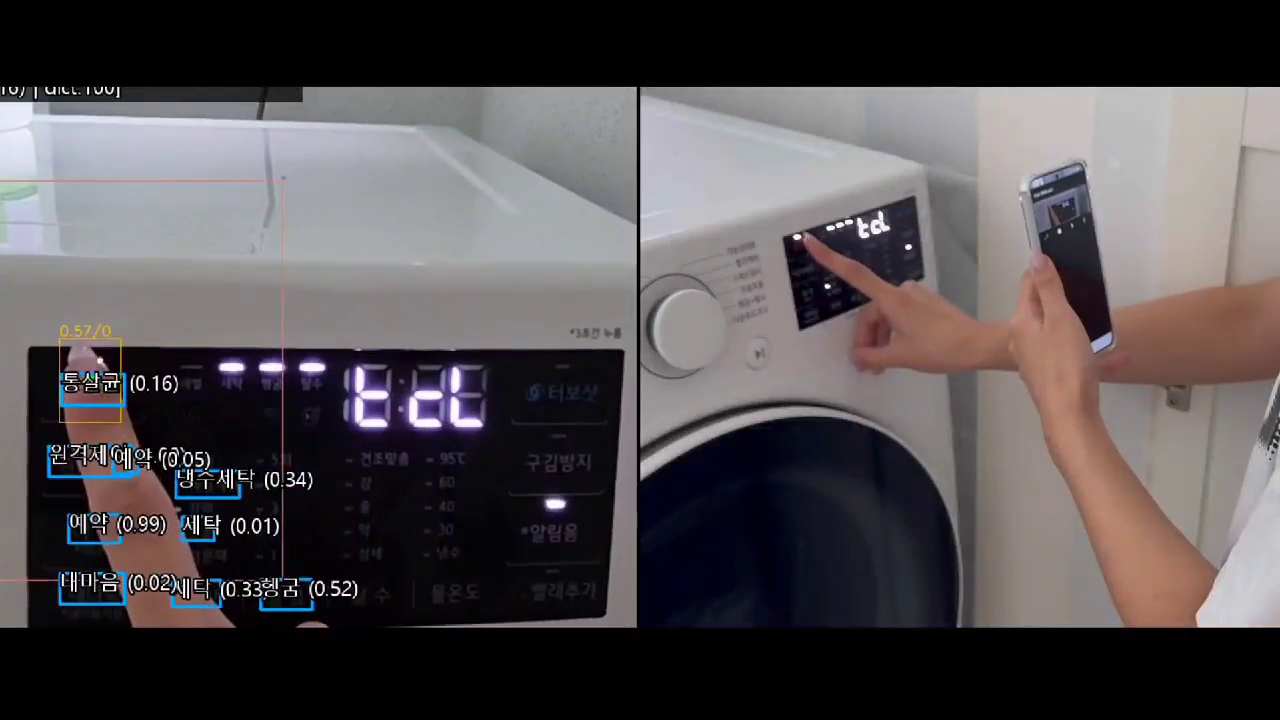
#> input picture frame 24 of assets/videos/control.mp4, 1280 x 720 px, given in place of slow_traffic_small.mp4, which was not available
$ jupyter execute --allow-errors skt_7_08_OpenCV2.ipynb   (shell and % lines are left out)   (text cells are left out)
#> lines starting #> are read from the running program, lines starting #| are printed output that depends on the picture; after the words box and inside, x2 and y2 are one past the last pixel; in counts of white or black regions, pixels touching at a corner belong together; pictures that were not available may be replaced by others from this repository, and a replacement may not be noted
[cell 1]
import cv2 as cv
import numpy as np
import matplotlib.pyplot as plt
print("OpenCV version:", cv.__version__)

[cell 2]
import os
if not os.path.exists('chessboard.jpg'):
    print("이미지 다운로드 실패. 직접 이미지를 업로드하세요.")
else:
    print("chessboard.jpg 다운로드 완료.")

[cell 3]
img_path = 'chessboard.jpg'
img = cv.imread(img_path)
#> (the rest of this cell did not finish here and is left out)

[cell 4]
blockSize = 2  # 주변 윈도우 크기
ksize = 3      # Sobel 마스크 크기
k = 0.04       # Harris 파라미터
#> (the rest of this cell did not finish here and is left out)

[cell 5]
max_corners = 100  # 검출할 코너 최대 개수
quality_level = 0.01  # 코너 품질(0~1)
min_distance = 10     # 코너들 간 최소 거리
#> (the rest of this cell did not finish here and is left out)

#> (a cell that did not finish here is left out)

[cell 7]
feature_params = dict(
    maxCorners = 100,
    qualityLevel = 0.01,
    minDistance = 10,
    blockSize = 3
)
lk_params = dict(
    winSize = (15,15),
    maxLevel = 2,
    criteria = (cv.TERM_CRITERIA_EPS | cv.TERM_CRITERIA_COUNT, 10, 0.03)
)
# 첫 번째 프레임의 코너 검출
#> (the rest of this cell did not finish here and is left out)

[cell 8]
import cv2 as cv
import numpy as np
import gdown
from google.colab.patches import cv2_imshow
# 비디오 URL 및 로컬 저장 경로 설정
video_url = "https://www.bogotobogo.com/python/OpenCV_Python/images/mean_shift_tracking/slow_traffic_small.mp4"
local_video_path = "slow_traffic_small.mp4"
output_video_path = "optical_flow_output.mp4" # 저장할 비디오 파일 경로
# gdown을 사용하여 비디오 파일 다운로드
gdown.download(video_url, local_video_path, quiet=False)
#> (this line was passed over: gdown is not available in this run)
# 비디오 캡처 객체 생성
cap = cv.VideoCapture(local_video_path)
if not cap.isOpened():
    print("비디오 파일을 열 수 없습니다.")
else:
    # Lucas-Kanade 광학 흐름 파라미터 설정
    lk_params = dict(
        winSize=(15, 15),
        maxLevel=2,
        criteria=(cv.TERM_CRITERIA_EPS | cv.TERM_CRITERIA_COUNT, 10, 0.03)
    )
    # 첫 번째 프레임 읽기
    ret, old_frame = cap.read()
#> old_frame is the input picture: shape (720, 1280, 3); mean B, G, R 80.7, 78.2, 83.1
    if not ret:
        print("첫 프레임을 읽을 수 없습니다.")
    else:
        old_gray = cv.cvtColor(old_frame, cv.COLOR_BGR2GRAY)
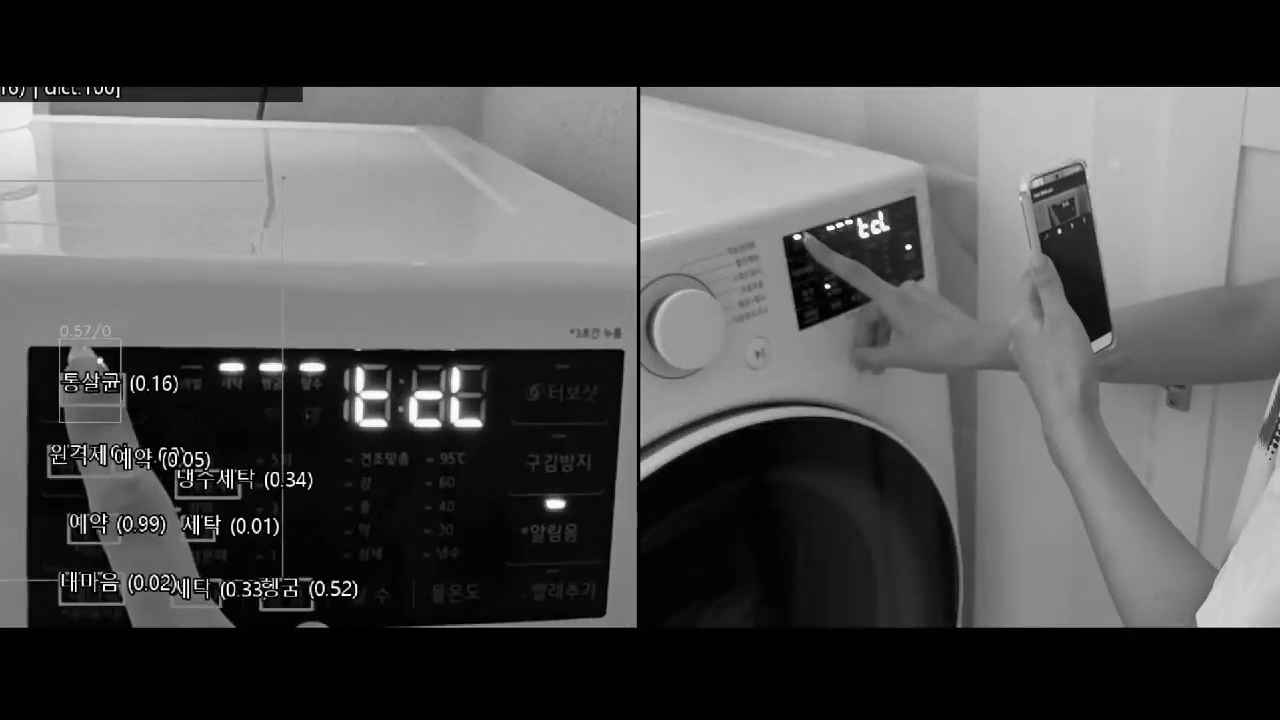
#> old_gray: shape (720, 1280); min 0, max 255, mean 79.9
        # Shi-Tomasi 코너 검출 파라미터 설정
        feature_params = dict(
            maxCorners=100,
            qualityLevel=0.01,
            minDistance=10,
            blockSize=3
        )
        p0 = cv.goodFeaturesToTrack(old_gray, mask=None, **feature_params)
#> p0 = 100 rows, first 8: [241, 476], [112, 383], [207, 518], [71, 572], [54, 87], [10, 87], [89, 574], [302, 472]
        # 비디오 저장을 위한 VideoWriter 객체 설정
        fourcc = cv.VideoWriter_fourcc(*'mp4v') # 코덱 설정 (mp4)
        fps = int(cap.get(cv.CAP_PROP_FPS)) # 원본 비디오의 FPS 가져오기
        width = int(cap.get(cv.CAP_PROP_FRAME_WIDTH))
        height = int(cap.get(cv.CAP_PROP_FRAME_HEIGHT))
        out = cv.VideoWriter(output_video_path, fourcc, fps, (width, height))
        print(f"원본 비디오 FPS: {fps}")

        while True:
            ret, frame = cap.read()
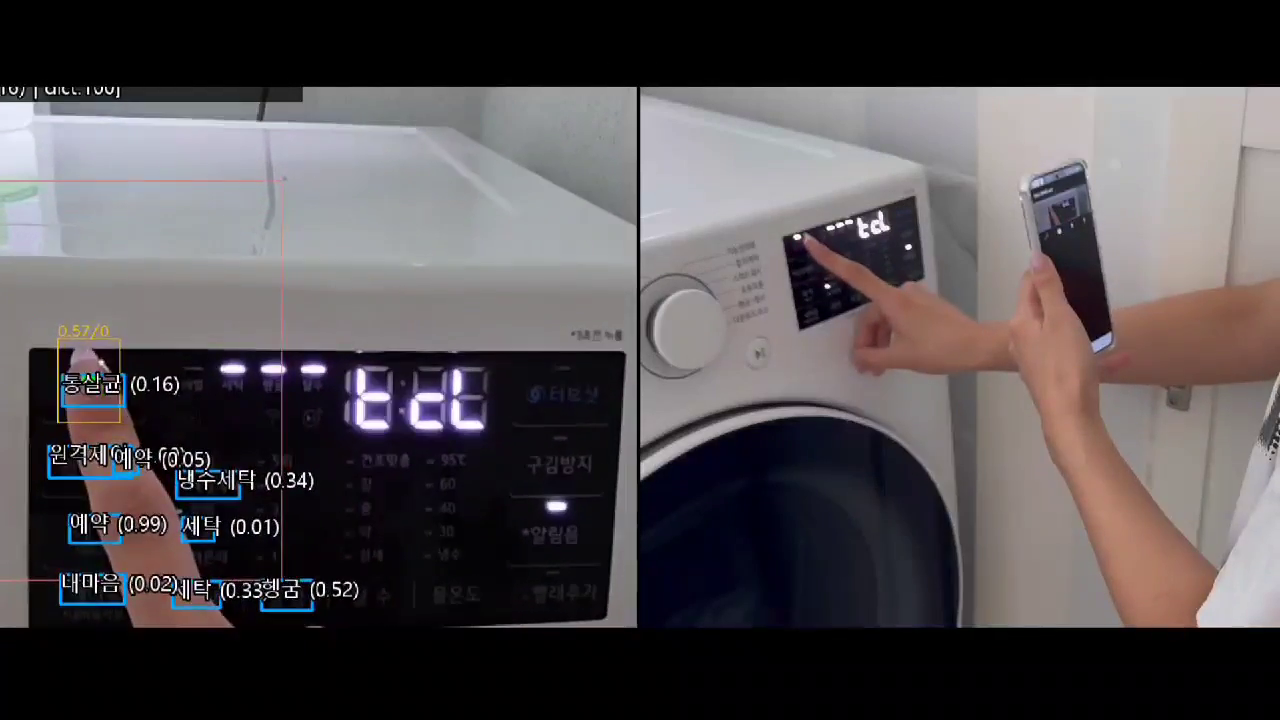
#> input picture frame 25 of assets/videos/control.mp4, 1280 x 720 px, given in place of slow_traffic_small.mp4, which was not available
#> frame is the input picture: shape (720, 1280, 3); mean B, G, R 80.8, 78.2, 83.1
            if not ret:
                break
            frame_gray = cv.cvtColor(frame, cv.COLOR_BGR2GRAY)
            # Lucas-Kanade Optical Flow 계산
            p1, st, err = cv.calcOpticalFlowPyrLK(old_gray, frame_gray, p0, None, **lk_params)
#> p1 = 100 rows, first 8: [241.8, 476.7], [112.7, 383.8], [206.9, 518.9], [71.72, 573.6], [54, 87.05], [9.95, 87.03], [90.08, 574.6], [302.9, 472.6]; st = 100 values from 1 to 1; err = 100 values, max 42.08 at index 1, min 2.74 at index 16, mean 15.88
            if p1 is not None:
                good_new = p1[st == 1]
#> good_new = 100 pairs, first value 9.95 to 828.9, second value 87.03 to 600.1
                good_old = p0[st == 1]
#> good_old = 100 pairs, first value 10 to 829, second value 87 to 599
                # 시각화용 마스크 생성 및 업데이트
                mask = np.zeros_like(frame) # 각 프레임마다 마스크 초기화
                for i, (new, old) in enumerate(zip(good_new, good_old)):
                    x_new, y_new = new.ravel()
                    x_old, y_old = old.ravel()
                    cv.line(mask, (int(x_new), int(y_new)), (int(x_old), int(y_old)), (0, 255, 0), 2)
                    cv.circle(frame, (int(x_new), int(y_new)), 5, (0, 0, 255), -1)
#> this loop made 100 passes
#> (x_new, y_new, x_old, y_old) on passes 1 to 12: (241.8, 476.7, 241, 476), (112.7, 383.8, 112, 383), (206.9, 518.9, 207, 518), (71.72, 573.6, 71, 572), (54, 87.05, 54, 87), (9.95, 87.03, 10, 87), (90.08, 574.6, 89, 574), (302.9, 472.6, 302, 472), (56.01, 455, 56, 455), (118, 87.08, 118, 87), (296.7, 585.8, 296, 585), (194, 533.9, 194, 533)
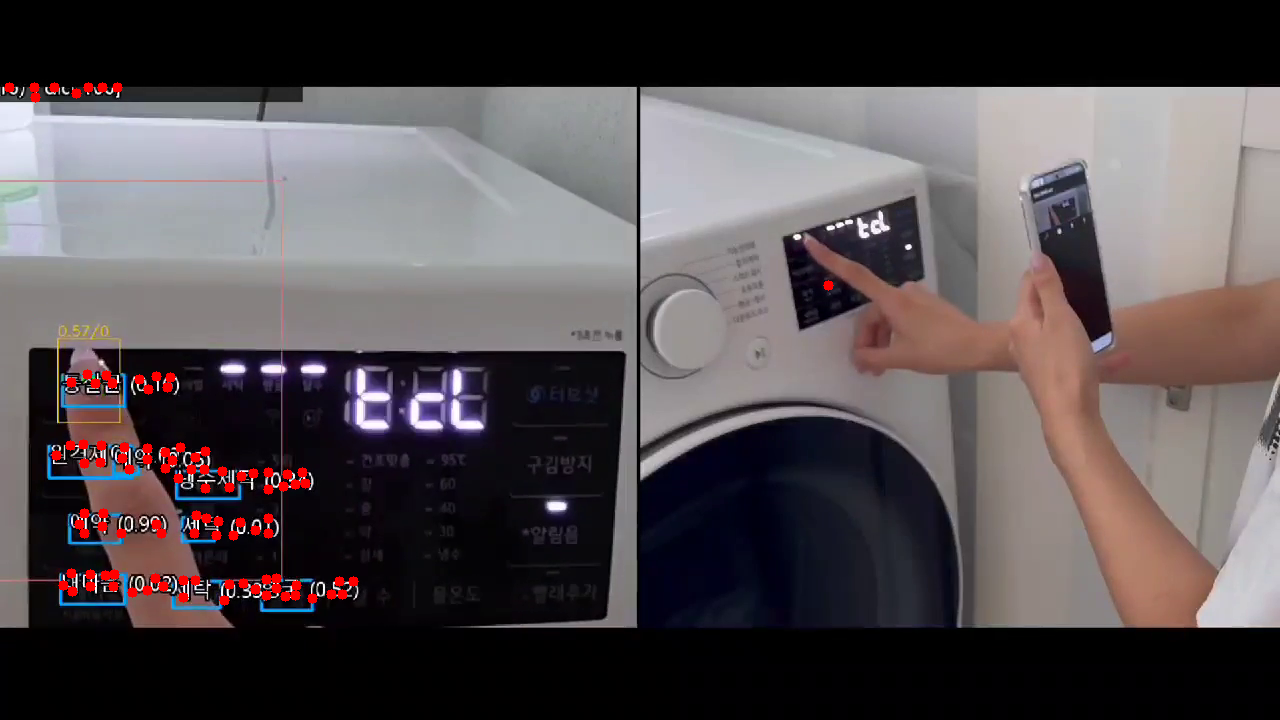
#> frame: shape (720, 1280, 3); 0.88% of pixels changed, all inside (x1, y1, x2, y2) = (4, 82, 834, 606)
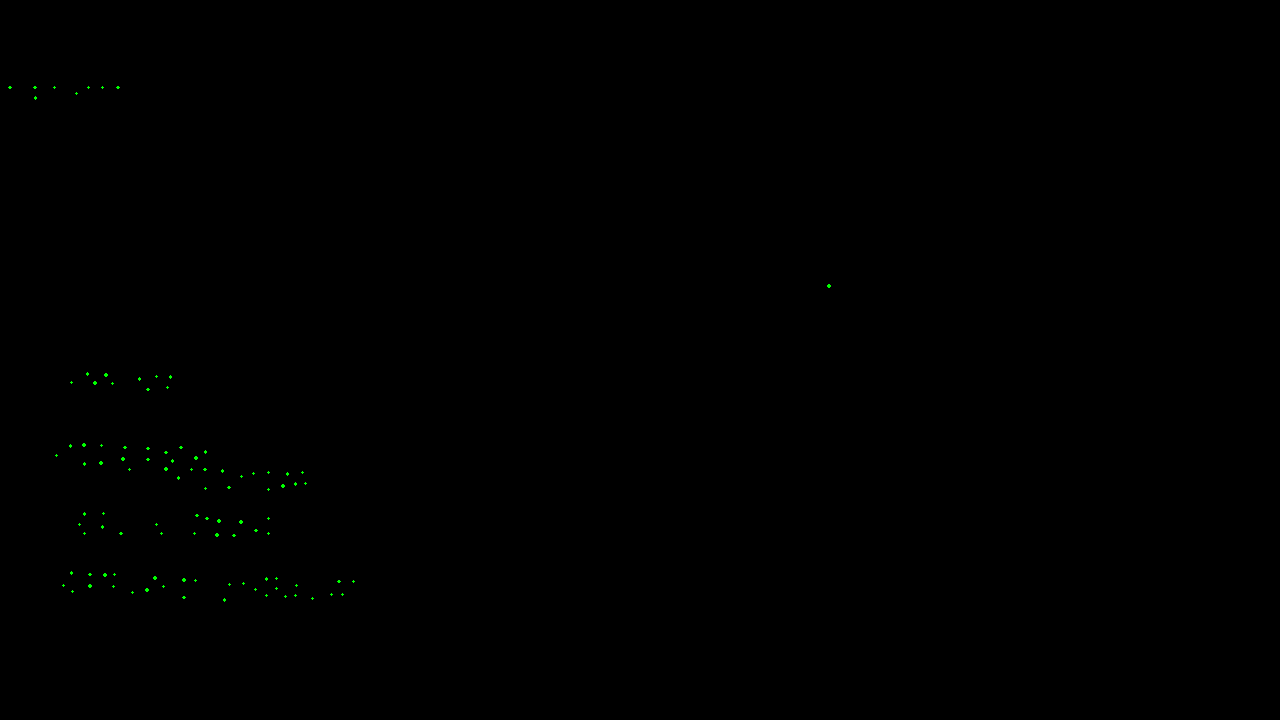
#> mask: shape (720, 1280, 3); mean B, G, R 0, 0.2, 0
                img_flow = cv.add(frame, mask)
                out.write(img_flow) # 처리된 프레임을 비디오 파일에 쓰기

            # 다음 프레임을 위해 현재 프레임과 추적된 좋은 특징점 업데이트
            old_gray = frame_gray.copy()
            if p1 is not None: # p1이 None이 아닐 때만 good_new를 업데이트
                 p0 = good_new.reshape(-1, 1, 2)
#> p0 has the same summary as p1

        # 비디오 처리 완료 후 객체 해제
        cap.release()
        out.release()
        print(f"처리된 비디오가 '{output_video_path}'로 저장되었습니다.")
